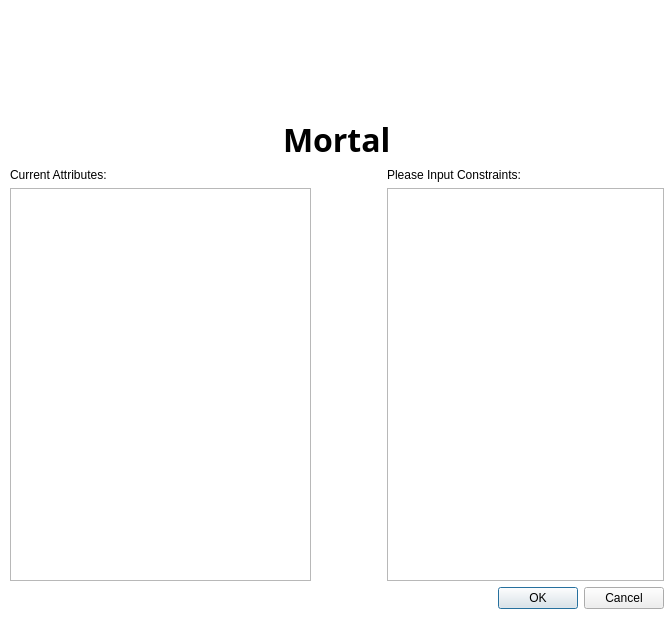
<?xml version="1.0" encoding="UTF-8"?>
<ui version="4.0">
 <class>Dialog_loadMultiModleFile</class>
 <widget class="QDialog" name="Dialog_loadMultiModleFile">
  <property name="geometry">
   <rect>
    <x>0</x>
    <y>0</y>
    <width>670</width>
    <height>621</height>
   </rect>
  </property>
  <property name="windowTitle">
   <string>Input Constraints</string>
  </property>
  <property name="styleSheet">
   <string notr="true">QDialog{
	background-color: rgb(255, 255, 255);
}</string>
  </property>
  <widget class="QWidget" name="">
   <property name="geometry">
    <rect>
     <x>10</x>
     <y>13</y>
     <width>654</width>
     <height>596</height>
    </rect>
   </property>
   <layout class="QVBoxLayout" name="verticalLayout_3">
    <item>
     <layout class="QVBoxLayout" name="verticalLayout_2" stretch="0,0">
      <property name="spacing">
       <number>0</number>
      </property>
      <property name="sizeConstraint">
       <enum>QLayout::SetMinimumSize</enum>
      </property>
      <property name="leftMargin">
       <number>0</number>
      </property>
      <property name="topMargin">
       <number>0</number>
      </property>
      <property name="rightMargin">
       <number>0</number>
      </property>
      <property name="bottomMargin">
       <number>0</number>
      </property>
      <item>
       <layout class="QHBoxLayout" name="horizontalLayout_logp">
        <item>
         <widget class="QLabel" name="label_logo">
          <property name="sizePolicy">
           <sizepolicy hsizetype="Minimum" vsizetype="Minimum">
            <horstretch>149</horstretch>
            <verstretch>104</verstretch>
           </sizepolicy>
          </property>
          <property name="minimumSize">
           <size>
            <width>149</width>
            <height>104</height>
           </size>
          </property>
          <property name="maximumSize">
           <size>
            <width>149</width>
            <height>104</height>
           </size>
          </property>
          <property name="styleSheet">
           <string notr="true"/>
          </property>
          <property name="text">
           <string/>
          </property>
          <property name="pixmap">
           <pixmap>logo.png</pixmap>
          </property>
          <property name="scaledContents">
           <bool>true</bool>
          </property>
         </widget>
        </item>
       </layout>
      </item>
      <item>
       <layout class="QHBoxLayout" name="horizontalLayout_mortal">
        <item>
         <widget class="QLabel" name="label_mortal">
          <property name="sizePolicy">
           <sizepolicy hsizetype="Fixed" vsizetype="Fixed">
            <horstretch>0</horstretch>
            <verstretch>0</verstretch>
           </sizepolicy>
          </property>
          <property name="font">
           <font>
            <family>.SF NS Text</family>
            <pointsize>24</pointsize>
            <weight>75</weight>
            <italic>false</italic>
            <bold>true</bold>
           </font>
          </property>
          <property name="styleSheet">
           <string notr="true"/>
          </property>
          <property name="text">
           <string>Mortal</string>
          </property>
         </widget>
        </item>
       </layout>
      </item>
     </layout>
    </item>
    <item>
     <layout class="QHBoxLayout" name="horizontalLayout">
      <item>
       <layout class="QVBoxLayout" name="verticalLayout_4">
        <item>
         <widget class="QLabel" name="label">
          <property name="text">
           <string>Current Attributes:</string>
          </property>
         </widget>
        </item>
        <item>
         <widget class="QListWidget" name="listWidget_notoAttribute">
          <property name="minimumSize">
           <size>
            <width>301</width>
            <height>370</height>
           </size>
          </property>
         </widget>
        </item>
       </layout>
      </item>
      <item>
       <spacer name="horizontalSpacer">
        <property name="orientation">
         <enum>Qt::Horizontal</enum>
        </property>
        <property name="sizeHint" stdset="0">
         <size>
          <width>40</width>
          <height>20</height>
         </size>
        </property>
       </spacer>
      </item>
      <item>
       <layout class="QVBoxLayout" name="verticalLayout">
        <item>
         <widget class="QLabel" name="label_3">
          <property name="minimumSize">
           <size>
            <width>0</width>
            <height>0</height>
           </size>
          </property>
          <property name="text">
           <string>Please Input Constraints:</string>
          </property>
         </widget>
        </item>
        <item>
         <widget class="QPlainTextEdit" name="plainTextEdit_constraints">
          <property name="minimumSize">
           <size>
            <width>277</width>
            <height>354</height>
           </size>
          </property>
         </widget>
        </item>
       </layout>
      </item>
     </layout>
    </item>
    <item>
     <widget class="QDialogButtonBox" name="buttonBox">
      <property name="orientation">
       <enum>Qt::Horizontal</enum>
      </property>
      <property name="standardButtons">
       <set>QDialogButtonBox::Cancel|QDialogButtonBox::Ok</set>
      </property>
     </widget>
    </item>
   </layout>
  </widget>
 </widget>
 <resources/>
 <connections>
  <connection>
   <sender>buttonBox</sender>
   <signal>accepted()</signal>
   <receiver>Dialog_loadMultiModleFile</receiver>
   <slot>accept()</slot>
   <hints>
    <hint type="sourcelabel">
     <x>248</x>
     <y>254</y>
    </hint>
    <hint type="destinationlabel">
     <x>157</x>
     <y>274</y>
    </hint>
   </hints>
  </connection>
  <connection>
   <sender>buttonBox</sender>
   <signal>rejected()</signal>
   <receiver>Dialog_loadMultiModleFile</receiver>
   <slot>reject()</slot>
   <hints>
    <hint type="sourcelabel">
     <x>316</x>
     <y>260</y>
    </hint>
    <hint type="destinationlabel">
     <x>286</x>
     <y>274</y>
    </hint>
   </hints>
  </connection>
 </connections>
</ui>
